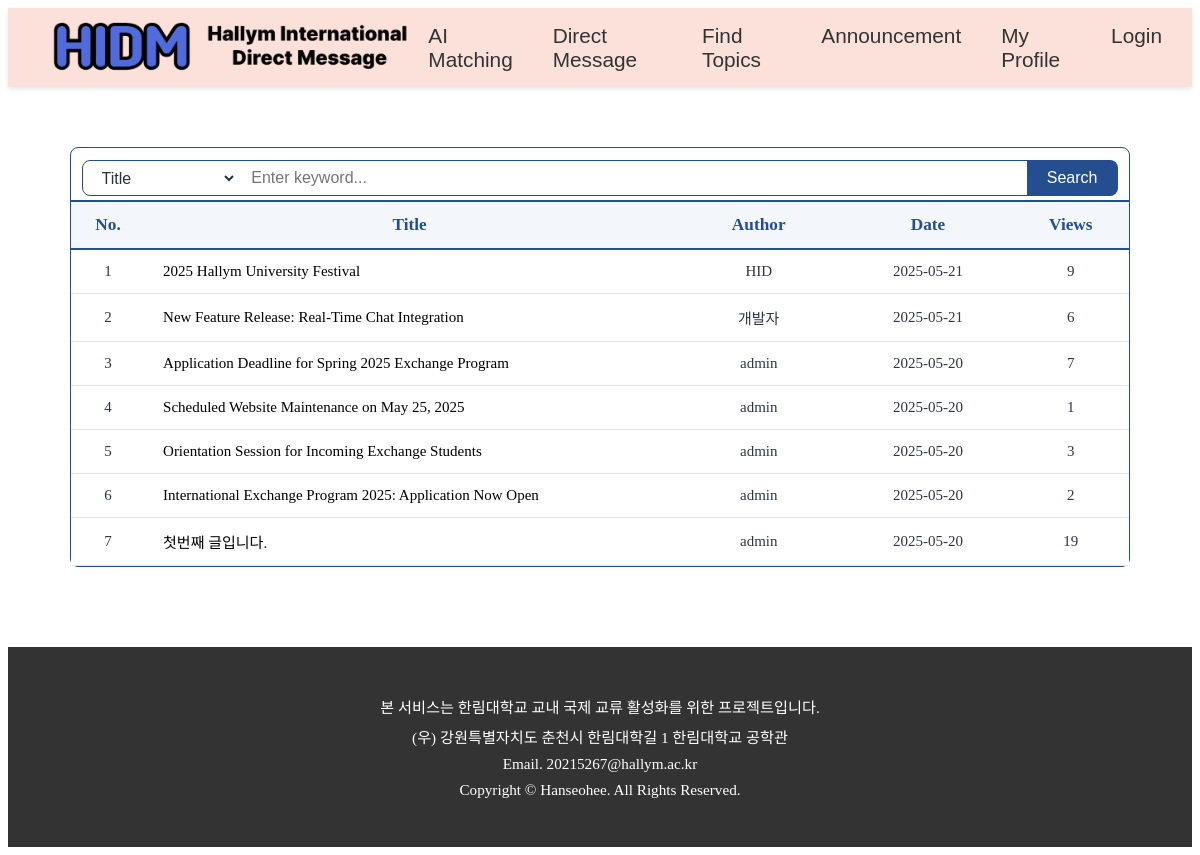
The app's page /accounts/announcement/ with its own data.
### accounts/models.py (models this page shows, shortened)
class Announcement(models.Model):
    title = models.CharField(max_length=200)
    content = models.TextField()
    author = models.ForeignKey(User, on_delete=models.SET_NULL, null=True)
    created_at = models.DateTimeField(auto_now_add=True)
    updated_at = models.DateTimeField(auto_now=True)
    views = models.PositiveIntegerField(default=0)  # 조회수 필드
    class Meta:
        ordering = ['-created_at']

class UserProfile(models.Model):
    user = models.OneToOneField(User, on_delete=models.CASCADE)
    nickname = models.CharField(
        max_length=30,
        blank=False,
        verbose_name='Nickname'
    )
    GENDER_CHOICES = [
        ('M', 'Male'),
        ('F', 'Female'),
    ]
    gender = models.CharField(
        max_length=1,
        choices=GENDER_CHOICES,
        verbose_name='Gender'
    )
    NATIVE_LANGUAGE_CHOICES = [
        ('ab', 'Abkhaz'), ('aa', 'Afar'), ('af', 'Afrikaans'), ('ak', 'Akan'),
        ('sq', 'Albanian'), ('am', 'Amharic'), ('ar', 'Arabic'), ('an', 'Aragonese'),
        ('hy', 'Armenian'), ('as', 'Assamese'), ('av', 'Avaric'), ('ae', 'Avestan'),
        ('ay', 'Aymara'), ('az', 'Azerbaijani'), ('bm', 'Bambara'), ('ba', 'Bashkir'),
        ('eu', 'Basque'), ('be', 'Belarusian'), ('bn', 'Bengali'), ('bh', 'Bihari'),
        ('bi', 'Bislama'), ('bs', 'Bosnian'), ('br', 'Breton'), ('bg', 'Bulgarian'),
        ('my', 'Burmese'), ('ca', 'Catalan; Valencian'), ('ch', 'Chamorro'),
        ('ce', 'Chechen'), ('ny', 'Chichewa; Chewa; Nyanja'), ('zh', 'Chinese'),
        ('cv', 'Chuvash'), ('kw', 'Cornish'), ('co', 'Corsican'), ('cr', 'Cree'),
        ('hr', 'Croatian'), ('cs', 'Czech'), ('da', 'Danish'),
        ('dv', 'Divehi; Dhivehi; Maldivian;'), ('nl', 'Dutch'), ('dz', 'Dzongkha'),
        ('en', 'English'), ('eo', 'Esperanto'), ('et', 'Estonian'), ('ee', 'Ewe'),
        ('fo', 'Faroese'), ('fj', 'Fijian'), ('fi', 'Finnish'), ('fr', 'French'),
        ('ff', 'Fula; Fulah; Pulaar; Pular'), ('gl', 'Galician'), ('ka', 'Georgian'),
        ('de', 'German'), ('el', 'Greek, Modern'), ('gn', 'Guaraní'), ('gu', 'Gujarati'),
        ('ht', 'Haitian; Haitian Creole'), ('ha', 'Hausa'), ('he', 'Hebrew (modern)'),
        ('hz', 'Herero'), ('hi', 'Hindi'), ('ho', 'Hiri Motu'), ('hu', 'Hungarian'),
        ('ia', 'Interlingua'), ('id', 'Indonesian'), ('ie', 'Interlingue'), ('ga', 'Irish'),
        ('ig', 'Igbo'), ('ik', 'Inupiaq'), ('io', 'Ido'), ('is', 'Icelandic'),
        ('it', 'Italian'), ('iu', 'Inuktitut'), ('ja', 'Japanese'), ('jv', 'Javanese'),
        ('kl', 'Kalaallisut, Greenlandic'), ('kn', 'Kannada'), ('kr', 'Kanuri'),
        ('ks', 'Kashmiri'), ('kk', 'Kazakh'), ('km', 'Khmer'), ('ki', 'Kikuyu, Gikuyu'),
        ('rw', 'Kinyarwanda'), ('ky', 'Kirghiz, Kyrgyz'), ('kv', 'Komi'), ('kg', 'Kongo'),
        ('ko', 'Korean'), ('ku', 'Kurdish'), ('kj', 'Kwanyama, Kuanyama'), ('la', 'Latin'),
        ('lb', 'Luxembourgish, Letzeburgesch'), ('lg', 'Luganda'),
        ('li', 'Limburgish, Limburgan, Limburger'), ('ln', 'Lingala'), ('lo', 'Lao'),
        ('lt', 'Lithuanian'), ('lu', 'Luba-Katanga'), ('lv', 'Latvian'), ('gv', 'Manx'),
        ('mk', 'Macedonian'), ('mg', 'Malagasy'), ('ms', 'Malay'), ('ml', 'Malayalam'),
        ('mt', 'Maltese'), ('mi', 'Māori'), ('mr', 'Marathi (Marāṭhī)'),
        ('mh', 'Marshallese'), ('mn', 'Mongolian'), ('na', 'Nauru'), ('nv', 'Navajo, Navaho'),
        ('nb', 'Norwegian Bokmål'), ('nd', 'North Ndebele'), ('ne', 'Nepali'), ('ng', 'Ndonga'),
        ('nn', 'Norwegian Nynorsk'), ('no', 'Norwegian'), ('ii', 'Nuosu'), ('nr', 'South Ndebele'),
        ('oc', 'Occitan'), ('oj', 'Ojibwe, Ojibwa'),
        ('cu', 'Old Church Slavonic, Church Slavonic, Old Bulgarian'), ('om', 'Oromo'),
        ('or', 'Oriya'), ('os', 'Ossetian, Ossetic'), ('pa', 'Panjabi, Punjabi'),
        ('pi', 'Pāli'), ('fa', 'Persian'), ('pl', 'Polish'), ('ps', 'Pashto, Pushto'),
        ('pt', 'Portuguese'), ('qu', 'Quechua'), ('rm', 'Romansh'), ('rn', 'Kirundi'),
        ('ro', 'Romanian, Moldavian, Moldovan'), ('ru', 'Russian'),
        ('sa', 'Sanskrit (Saṁskṛta)'), ('sc', 'Sardinian'), ('sd', 'Sindhi'),
        ('se', 'Northern Sami'), ('sm', 'Samoan'), ('sg', 'Sango'), ('sr', 'Serbian'),
        ('gd', 'Scottish Gaelic; Gaelic'), ('sn', 'Shona'), ('si', 'Sinhala, Sinhalese'),
        ('sk', 'Slovak'), ('sl', 'Slovene'), ('so', 'Somali'), ('st', 'Southern Sotho'),
        ('es', 'Spanish; Castilian'), ('su', 'Sundanese'), ('sw', 'Swahili'), ('ss', 'Swati'),
        ('sv', 'Swedish'), ('ta', 'Tamil'), ('te', 'Telugu'), ('tg', 'Tajik'), ('th', 'Thai'),
        ('ti', 'Tigrinya'), ('bo', 'Tibetan Standard, Tibetan, Central'), ('tk', 'Turkmen'),
        ('tl', 'Tagalog'), ('tn', 'Tswana'), ('to', 'Tonga (Tonga Islands)'),
        ('tr', 'Turkish'), ('ts', 'Tsonga'), ('tt', 'Tatar'), ('tw', 'Twi'), ('ty', 'Tahitian'),
        ('ug', 'Uighur, Uyghur'), ('uk', 'Ukrainian'), ('ur', 'Urdu'), ('uz', 'Uzbek'),
        ('ve', 'Venda'), ('vi', 'Vietnamese'), ('vo', 'Volapük'), ('wa', 'Walloon'),
        ('cy', 'Welsh'), ('wo', 'Wolof'), ('fy', 'Western Frisian'), ('xh', 'Xhosa'),
        ('yi', 'Yiddish'), ('yo', 'Yoruba'), ('za', 'Zhuang, Chuang'), ('zu', 'Zulu'),
    ]
    native_language = models.CharField(
        max_length=20,
        choices=NATIVE_LANGUAGE_CHOICES,
        verbose_name='Native Language'
    )
    NATIONALITY_CHOICES = [
    ('AF', 'Afghanistan'), ('AL', 'Albania'), ('DZ', 'Algeria'), ('AS', 'American Samoa'),
    ('AD', 'Andorra'), ('AO', 'Angola'), ('AR', 'Argentina'), ('AM', 'Armenia'),
    ('AU', 'Australia'), ('AT', 'Austria'), ('AZ', 'Azerbaijan'), ('BS', 'Bahamas'),
    ('BH', 'Bahrain'), ('BD', 'Bangladesh'), ('BY', 'Belarus'), ('BE', 'Belgium'),
    ('BZ', 'Belize'), ('BJ', 'Benin'), ('BT', 'Bhutan'), ('BO', 'Bolivia'),
    ('BA', 'Bosnia and Herzegovina'), ('BW', 'Botswana'), ('BR', 'Brazil'),
    ('BN', 'Brunei'), ('BG', 'Bulgaria'), ('BF', 'Burkina Faso'), ('BI', 'Burundi'),
    ('KH', 'Cambodia'), ('CM', 'Cameroon'), ('CA', 'Canada'), ('CV', 'Cape Verde'),
    ('CF', 'Central African Republic'), ('TD', 'Chad'), ('CL', 'Chile'), ('CN', 'China'),
    ('CO', 'Colombia'), ('KM', 'Comoros'), ('CG', 'Congo'), ('CD', 'Congo (DRC)'),
    ('CR', 'Costa Rica'), ('HR', 'Croatia'), ('CU', 'Cuba'), ('CY', 'Cyprus'),
    ('CZ', 'Czech Republic'), ('DK', 'Denmark'), ('DJ', 'Djibouti'), ('DM', 'Dominica'),
    ('DO', 'Dominican Republic'), ('EC', 'Ecuador'), ('EG', 'Egypt'), ('SV', 'El Salvador'),
    ('GQ', 'Equatorial Guinea'), ('ER', 'Eritrea'), ('EE', 'Estonia'), ('ET', 'Ethiopia'),
    ('FJ', 'Fiji'), ('FI', 'Finland'), ('FR', 'France'), ('GA', 'Gabon'),
    ('GM', 'Gambia'), ('GE', 'Georgia'), ('DE', 'Germany'), ('GH', 'Ghana'),
    ('GR', 'Greece'), ('GD', 'Grenada'), ('GT', 'Guatemala'), ('GN', 'Guinea'),
    ('GW', 'Guinea-Bissau'), ('GY', 'Guyana'), ('HT', 'Haiti'), ('HN', 'Honduras'),
    ('HU', 'Hungary'), ('IS', 'Iceland'), ('IN', 'India'), ('ID', 'Indonesia'),
    ('IR', 'Iran'), ('IQ', 'Iraq'), ('IE', 'Ireland'), ('IL', 'Israel'), ('IT', 'Italy'),
    ('JM', 'Jamaica'), ('JP', 'Japan'), ('JO', 'Jordan'), ('KZ', 'Kazakhstan'),
    ('KE', 'Kenya'), ('KI', 'Kiribati'), ('KP', 'North Korea'), ('KR', 'South Korea'),
    ('KW', 'Kuwait'), ('KG', 'Kyrgyzstan'), ('LA', 'Laos'), ('LV', 'Latvia'),
    ('LB', 'Lebanon'), ('LS', 'Lesotho'), ('LR', 'Liberia'), ('LY', 'Libya'),
    ('LI', 'Liechtenstein'), ('LT', 'Lithuania'), ('LU', 'Luxembourg'), ('MG', 'Madagascar'),
    ('MW', 'Malawi'), ('MY', 'Malaysia'), ('MV', 'Maldives'), ('ML', 'Mali'),
    ('MT', 'Malta'), ('MH', 'Marshall Islands'), ('MR', 'Mauritania'), ('MU', 'Mauritius'),
    ('MX', 'Mexico'), ('FM', 'Micronesia'), ('MD', 'Moldova'), ('MC', 'Monaco'),
    ('MN', 'Mongolia'), ('ME', 'Montenegro'), ('MA', 'Morocco'), ('MZ', 'Mozambique'),
    ('MM', 'Myanmar'), ('NA', 'Namibia'), ('NR', 'Nauru'), ('NP', 'Nepal'), ('NL', 'Netherlands'),
    ('NZ', 'New Zealand'), ('NI', 'Nicaragua'), ('NE', 'Niger'), ('NG', 'Nigeria'),
    ('NO', 'Norway'), ('OM', 'Oman'), ('PK', 'Pakistan'), ('PW', 'Palau'), ('PS', 'Palestine'),
    ('PA', 'Panama'), ('PG', 'Papua New Guinea'), ('PY', 'Paraguay'), ('PE', 'Peru'),
    ('PH', 'Philippines'), ('PL', 'Poland'), ('PT', 'Portugal'), ('QA', 'Qatar'),
    ('RO', 'Romania'), ('RU', 'Russia'), ('RW', 'Rwanda'), ('KN', 'Saint Kitts and Nevis'),
    ('LC', 'Saint Lucia'), ('VC', 'Saint Vincent and the Grenadines'), ('WS', 'Samoa'),
    ('SM', 'San Marino'), ('ST', 'Sao Tome and Principe'), ('SA', 'Saudi Arabia'),
    ('SN', 'Senegal'), ('RS', 'Serbia'), ('SC', 'Seychelles'), ('SL', 'Sierra Leone'),
    ('SG', 'Singapore'), ('SK', 'Slovakia'), ('SI', 'Slovenia'), ('SB', 'Solomon Islands'),
    ('SO', 'Somalia'), ('ZA', 'South Africa'), ('ES', 'Spain'), ('LK', 'Sri Lanka'),
    ('SD', 'Sudan'), ('SR', 'Suriname'), ('SZ', 'Swaziland'), ('SE', 'Sweden'),
    ('CH', 'Switzerland'), ('SY', 'Syria'), ('TW', 'Taiwan'), ('TJ', 'Tajikistan'),
    ('TZ', 'Tanzania'), ('TH', 'Thailand'), ('TL', 'Timor-Leste'), ('TG', 'Togo'),
    ('TO', 'Tonga'), ('TT', 'Trinidad and Tobago'), ('TN', 'Tunisia'), ('TR', 'Turkey'),
    ('TM', 'Turkmenistan'), ('TV', 'Tuvalu'), ('UG', 'Uganda'), ('UA', 'Ukraine'),
    ('AE', 'United Arab Emirates'), ('GB', 'United Kingdom'), ('US', 'United States'),
    ('UY', 'Uruguay'), ('UZ', 'Uzbekistan'), ('VU', 'Vanuatu'), ('VE', 'Venezuela'),
    ('VN', 'Vietnam'), ('YE', 'Yemen'), ('ZM', 'Zambia'), ('ZW', 'Zimbabwe'),
    ]
    nationality = models.CharField(
        max_length=50,
        choices=NATIONALITY_CHOICES,
        blank=True,
        verbose_name='Nationality'
    )
    born_year = models.PositiveIntegerField(
        null=True, blank=True,
        verbose_name='Born Year'
    )
    show_born_year = models.BooleanField(
        default=False,
        verbose_name='Show Born Year'
    )
    nationality = models.CharField(
        max_length=50,
        blank=True,
        verbose_name='Nationality'
    )
    show_nationality = models.BooleanField(
        default=False,
        verbose_name='Show Nationality'
    )
    favorite_categories = models.ManyToManyField(
        'Category',         # 또는 Category 모델이 같은 파일에 있으면 그냥 Category
        blank=True,
        verbose_name='관심 카테고리'
    )
    major = models.CharField(
        max_length=100,
        blank=True,
        verbose_name='Major'
    )
    show_major = models.BooleanField(
        default=False,
        verbose_name='Show Major'
    )
    instagram_id = models.CharField(
        max_length=100,
        blank=True,
        verbose_name='Instagram ID'
    )
    show_instagram = models.BooleanField(
        default=False,
        verbose_name='Show Instagram ID'
    )
    MBTI_CHOICES = [
        ('INTJ','INTJ'),('INTP','INTP'),('ENTJ','ENTJ'),('ENTP','ENTP'),
        ('INFJ','INFJ'),('INFP','INFP'),('ENFJ','ENFJ'),('ENFP','ENFP'),
        ('ISTJ','ISTJ'),('ISFJ','ISFJ'),('ESTJ','ESTJ'),('ESFJ','ESFJ'),
        ('ISTP','ISTP'),('ISFP','ISFP'),('ESTP','ESTP'),('ESFP','ESFP'),
    ]
    personality = models.CharField(
        max_length=4,
        choices=MBTI_CHOICES,
        blank=True,
        verbose_name='Personality'
    )
    show_personality = models.BooleanField(
        default=False,
        verbose_name='Show Personality'
    )
    bio = models.CharField(
        max_length=200,
        blank=True,
        verbose_name='Bio'
    )
    show_bio = models.BooleanField(
        default=False,
        verbose_name='Show Bio'
    )
    interests = models.ManyToManyField(
        Interest,
        blank=True,
        related_name='profiles',
        verbose_name='User-selected Interests'
    )
    selected_topics = models.ManyToManyField(
        Topic,
        blank=True,
        related_name='selected_by',
        verbose_name='User-selected Topics'
    )

### accounts/views.py (the view, shortened to what this page needs)
# urls.py: path('announcement/', views.announcement_list, name='announcement_list'),
def announcement_list(request):
    allowed_users = ['admin', 'HID', '개발자']
    q = request.GET.get('q', '').strip()
    search_type = request.GET.get('search_type', 'title')
    announcements = Announcement.objects.all()
    announcements = announcements.order_by('-created_at')
    return render(request, 'accounts/announcement_list.html', {
        'announcements': announcements,
        'allowed_users': allowed_users,
    })

### accounts/templates/accounts/announcement_list.html (shortened to what this page needs)
{% extends "base.html" %}
{% load static %}
{% block content %}
<div class="notice-page-outer">
    <div class="notice-whole-box">
        <form class="notice-search-bar" method="get" action="{% url 'announcement_list' %}">
            <select name="search_type">
                <option value="title" {% if request.GET.search_type == "title" %}selected{% endif %}>Title</option>
            </select>
            <input type="text" name="q" placeholder="Enter keyword..." value="{{ request.GET.q|default_if_none:'' }}">
            <button type="submit">Search</button>
        </form>
        <div class="notice-search-divider"></div>
        <div class="notice-table-area">
            <table class="notice-table">
                <thead>
                    <tr>
                        <th style="width:7%;">No.</th>
                        <th>Title</th>
                        <th style="width:16%;">Author</th>
                        <th style="width:16%;">Date</th>
                        <th style="width:11%;">Views</th>
                    </tr>
                </thead>
                <tbody>
                    {% for announcement in announcements %}
                    <tr>
                        <td>{{ forloop.counter }}</td>
                        <td class="title-cell">
                            <a href="{% url 'announcement_detail' announcement.pk %}">
                                {{ announcement.title }}
                            </a>
                        </td>
<td>{{ announcement.author.userprofile.nickname }}</td>
                        <td>{{ announcement.created_at|date:"Y-m-d" }}</td>
                        <td>{{ announcement.views }}</td>
                    </tr>
                    {% empty %}
                    <tr>
                        <td colspan="5" style="text-align:center; color:#7a869a; padding:34px 0;">
                            There are no notices yet.
                        </td>
                    </tr>
                    {% endfor %}
                </tbody>
            </table>
        </div>
    </div>
</div>
{% endblock %}

### accounts/templates/base.html (style rules this page uses)
html, body { font-family: 'Noto Serif KR', serif; }

### accounts/templates/accounts/announcement_list.html (style rules this page uses)
.notice-page-outer { width: 100%; max-width: 1100px; margin: 40px auto 0 auto; padding: 0 20px; box-sizing: border-box; }
.notice-whole-box { border: 1.5px solid #254e91; border-radius: 8px; background: #fff; box-sizing: border-box; padding: 0; }
.notice-search-bar { display: flex; align-items: center; width: 98%; margin: 8px auto 0 auto; padding: 0; background: transparent; border: none; border-radius: 0; box-sizing: border-box; min-height: 44px; height: 44px; }
.notice-search-bar select, .notice-search-bar input[type="text"], .notice-search-bar button { height: 36px; font-size: 1rem; }
.notice-search-bar select { border: 1.3px solid #254e91; border-radius: 8px 0 0 8px; outline: none; padding: 0 15px; background: #fff; color: #2a3240; min-width: 120px; box-sizing: border-box; margin-right: -1.3px; }
.notice-search-bar input[type="text"] { border: 1.3px solid #254e91; border-left: none; outline: none; padding: 0 15px; flex: 1; background: #fff; color: #2a3240; border-radius: 0; min-width: 0; box-sizing: border-box; }
.notice-search-bar button { border: 1.3px solid #254e91; border-left: none; border-radius: 0 8px 8px 0; background: #254e91; color: #fff; font-weight: 500; cursor: pointer; transition: background 0.16s; margin-left: -1.3px; min-width: 90px; padding: 0 20px; }
.notice-search-divider { height: 0; border-bottom: 2px solid #254e91; margin: 0 0 0 0; }
.notice-table-area { padding: 0; border: none; border-radius: 0; background: #fff; box-sizing: border-box; }
.notice-table { width: 100%; border-collapse: collapse; font-size: 15px; background: #fff; }
.notice-table thead tr { background: #f3f6fb; border-bottom: 2px solid #254e91; }
.notice-table th, .notice-table td { text-align: center; padding: 13px 8px; }
.notice-table th { font-weight: 700; color: #254e91; font-size: 1.08rem; border-bottom: 1.5px solid #b6c8e2; }
.notice-table tbody tr { border-bottom: 1px solid #e0e6eb; transition: background 0.13s; }
.notice-table td { color: #2d3646; }
.notice-table td.title-cell { text-align: left; padding-left: 18px; }
.notice-table td.title-cell a { color: black; text-decoration: none; transition: color 0.2s ease; }

### records on screen
Announcement: title "2025 Hallym University Festival", author.userprofile.nickname "HID", created_at "2025-05-21", views "9"
Announcement: title "New Feature Release: Real-Time Chat Integration", author.userprofile.nickname "개발자", created_at "2025-05-21", views "6"
Announcement: title "Application Deadline for Spring 2025 Exchange Program", author.userprofile.nickname "admin", created_at "2025-05-20", views "7"
Announcement: title "Scheduled Website Maintenance on May 25, 2025", author.userprofile.nickname "admin", created_at "2025-05-20", views "1"
Announcement: title "Orientation Session for Incoming Exchange Students", author.userprofile.nickname "admin", created_at "2025-05-20", views "3"
Announcement: title "International Exchange Program 2025: Application Now Open", author.userprofile.nickname "admin", created_at "2025-05-20", views "2"
Announcement: title "첫번째 글입니다.", author.userprofile.nickname "admin", created_at "2025-05-20", views "19"
